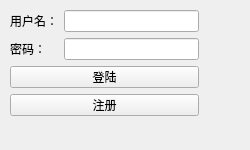
<?xml version="1.0" encoding="UTF-8"?>
<ui version="4.0">
 <class>Form</class>
 <widget class="QWidget" name="Form">
  <property name="geometry">
   <rect>
    <x>0</x>
    <y>0</y>
    <width>250</width>
    <height>150</height>
   </rect>
  </property>
  <property name="windowTitle">
   <string>Form</string>
  </property>
  <widget class="QWidget" name="">
   <property name="geometry">
    <rect>
     <x>10</x>
     <y>10</y>
     <width>189</width>
     <height>106</height>
    </rect>
   </property>
   <layout class="QFormLayout" name="formLayout">
    <item row="0" column="0">
     <widget class="QLabel" name="label">
      <property name="text">
       <string>用户名：</string>
      </property>
     </widget>
    </item>
    <item row="0" column="1">
     <widget class="QLineEdit" name="nameIput"/>
    </item>
    <item row="1" column="0">
     <widget class="QLabel" name="label_2">
      <property name="text">
       <string>密码：</string>
      </property>
     </widget>
    </item>
    <item row="1" column="1">
     <widget class="QLineEdit" name="passwordIput"/>
    </item>
    <item row="2" column="0" colspan="2">
     <widget class="QPushButton" name="login">
      <property name="text">
       <string>登陆</string>
      </property>
     </widget>
    </item>
    <item row="3" column="0" colspan="2">
     <widget class="QPushButton" name="register_2">
      <property name="text">
       <string>注册</string>
      </property>
     </widget>
    </item>
   </layout>
  </widget>
 </widget>
 <resources/>
 <connections/>
</ui>
